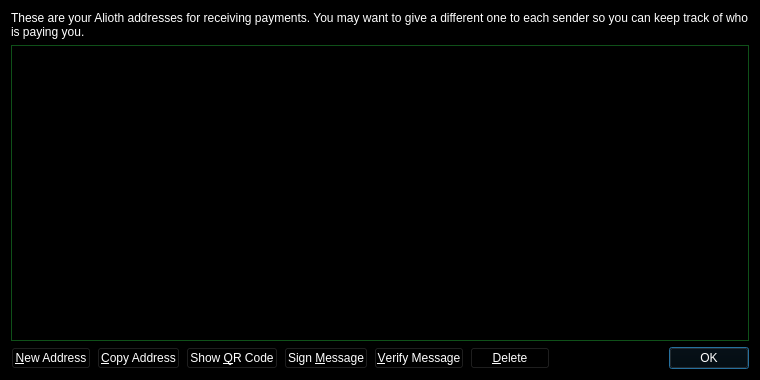
<?xml version="1.0" encoding="UTF-8"?>
<ui version="4.0">
 <class>AddressBookPage</class>
 <widget class="QWidget" name="AddressBookPage">
  <property name="geometry">
   <rect>
    <x>0</x>
    <y>0</y>
    <width>760</width>
    <height>380</height>
   </rect>
  </property>
  <property name="palette">
   <palette>
    <active>
     <colorrole role="WindowText">
      <brush brushstyle="SolidPattern">
       <color alpha="255">
        <red>255</red>
        <green>255</green>
        <blue>255</blue>
       </color>
      </brush>
     </colorrole>
     <colorrole role="Button">
      <brush brushstyle="SolidPattern">
       <color alpha="255">
        <red>0</red>
        <green>0</green>
        <blue>0</blue>
       </color>
      </brush>
     </colorrole>
     <colorrole role="Light">
      <brush brushstyle="SolidPattern">
       <color alpha="255">
        <red>0</red>
        <green>0</green>
        <blue>0</blue>
       </color>
      </brush>
     </colorrole>
     <colorrole role="Midlight">
      <brush brushstyle="SolidPattern">
       <color alpha="255">
        <red>0</red>
        <green>0</green>
        <blue>0</blue>
       </color>
      </brush>
     </colorrole>
     <colorrole role="Dark">
      <brush brushstyle="SolidPattern">
       <color alpha="255">
        <red>0</red>
        <green>0</green>
        <blue>0</blue>
       </color>
      </brush>
     </colorrole>
     <colorrole role="Mid">
      <brush brushstyle="SolidPattern">
       <color alpha="255">
        <red>0</red>
        <green>0</green>
        <blue>0</blue>
       </color>
      </brush>
     </colorrole>
     <colorrole role="Text">
      <brush brushstyle="SolidPattern">
       <color alpha="255">
        <red>255</red>
        <green>255</green>
        <blue>255</blue>
       </color>
      </brush>
     </colorrole>
     <colorrole role="BrightText">
      <brush brushstyle="SolidPattern">
       <color alpha="255">
        <red>255</red>
        <green>255</green>
        <blue>255</blue>
       </color>
      </brush>
     </colorrole>
     <colorrole role="ButtonText">
      <brush brushstyle="SolidPattern">
       <color alpha="255">
        <red>255</red>
        <green>255</green>
        <blue>255</blue>
       </color>
      </brush>
     </colorrole>
     <colorrole role="Base">
      <brush brushstyle="SolidPattern">
       <color alpha="255">
        <red>0</red>
        <green>0</green>
        <blue>0</blue>
       </color>
      </brush>
     </colorrole>
     <colorrole role="Window">
      <brush brushstyle="SolidPattern">
       <color alpha="255">
        <red>0</red>
        <green>0</green>
        <blue>0</blue>
       </color>
      </brush>
     </colorrole>
     <colorrole role="Shadow">
      <brush brushstyle="SolidPattern">
       <color alpha="255">
        <red>0</red>
        <green>0</green>
        <blue>0</blue>
       </color>
      </brush>
     </colorrole>
     <colorrole role="AlternateBase">
      <brush brushstyle="SolidPattern">
       <color alpha="255">
        <red>0</red>
        <green>0</green>
        <blue>0</blue>
       </color>
      </brush>
     </colorrole>
     <colorrole role="ToolTipBase">
      <brush brushstyle="SolidPattern">
       <color alpha="255">
        <red>255</red>
        <green>255</green>
        <blue>220</blue>
       </color>
      </brush>
     </colorrole>
     <colorrole role="ToolTipText">
      <brush brushstyle="SolidPattern">
       <color alpha="255">
        <red>0</red>
        <green>0</green>
        <blue>0</blue>
       </color>
      </brush>
     </colorrole>
    </active>
    <inactive>
     <colorrole role="WindowText">
      <brush brushstyle="SolidPattern">
       <color alpha="255">
        <red>255</red>
        <green>255</green>
        <blue>255</blue>
       </color>
      </brush>
     </colorrole>
     <colorrole role="Button">
      <brush brushstyle="SolidPattern">
       <color alpha="255">
        <red>0</red>
        <green>0</green>
        <blue>0</blue>
       </color>
      </brush>
     </colorrole>
     <colorrole role="Light">
      <brush brushstyle="SolidPattern">
       <color alpha="255">
        <red>0</red>
        <green>0</green>
        <blue>0</blue>
       </color>
      </brush>
     </colorrole>
     <colorrole role="Midlight">
      <brush brushstyle="SolidPattern">
       <color alpha="255">
        <red>0</red>
        <green>0</green>
        <blue>0</blue>
       </color>
      </brush>
     </colorrole>
     <colorrole role="Dark">
      <brush brushstyle="SolidPattern">
       <color alpha="255">
        <red>0</red>
        <green>0</green>
        <blue>0</blue>
       </color>
      </brush>
     </colorrole>
     <colorrole role="Mid">
      <brush brushstyle="SolidPattern">
       <color alpha="255">
        <red>0</red>
        <green>0</green>
        <blue>0</blue>
       </color>
      </brush>
     </colorrole>
     <colorrole role="Text">
      <brush brushstyle="SolidPattern">
       <color alpha="255">
        <red>255</red>
        <green>255</green>
        <blue>255</blue>
       </color>
      </brush>
     </colorrole>
     <colorrole role="BrightText">
      <brush brushstyle="SolidPattern">
       <color alpha="255">
        <red>255</red>
        <green>255</green>
        <blue>255</blue>
       </color>
      </brush>
     </colorrole>
     <colorrole role="ButtonText">
      <brush brushstyle="SolidPattern">
       <color alpha="255">
        <red>255</red>
        <green>255</green>
        <blue>255</blue>
       </color>
      </brush>
     </colorrole>
     <colorrole role="Base">
      <brush brushstyle="SolidPattern">
       <color alpha="255">
        <red>0</red>
        <green>0</green>
        <blue>0</blue>
       </color>
      </brush>
     </colorrole>
     <colorrole role="Window">
      <brush brushstyle="SolidPattern">
       <color alpha="255">
        <red>0</red>
        <green>0</green>
        <blue>0</blue>
       </color>
      </brush>
     </colorrole>
     <colorrole role="Shadow">
      <brush brushstyle="SolidPattern">
       <color alpha="255">
        <red>0</red>
        <green>0</green>
        <blue>0</blue>
       </color>
      </brush>
     </colorrole>
     <colorrole role="AlternateBase">
      <brush brushstyle="SolidPattern">
       <color alpha="255">
        <red>0</red>
        <green>0</green>
        <blue>0</blue>
       </color>
      </brush>
     </colorrole>
     <colorrole role="ToolTipBase">
      <brush brushstyle="SolidPattern">
       <color alpha="255">
        <red>255</red>
        <green>255</green>
        <blue>220</blue>
       </color>
      </brush>
     </colorrole>
     <colorrole role="ToolTipText">
      <brush brushstyle="SolidPattern">
       <color alpha="255">
        <red>0</red>
        <green>0</green>
        <blue>0</blue>
       </color>
      </brush>
     </colorrole>
    </inactive>
    <disabled>
     <colorrole role="WindowText">
      <brush brushstyle="SolidPattern">
       <color alpha="255">
        <red>0</red>
        <green>0</green>
        <blue>0</blue>
       </color>
      </brush>
     </colorrole>
     <colorrole role="Button">
      <brush brushstyle="SolidPattern">
       <color alpha="255">
        <red>0</red>
        <green>0</green>
        <blue>0</blue>
       </color>
      </brush>
     </colorrole>
     <colorrole role="Light">
      <brush brushstyle="SolidPattern">
       <color alpha="255">
        <red>0</red>
        <green>0</green>
        <blue>0</blue>
       </color>
      </brush>
     </colorrole>
     <colorrole role="Midlight">
      <brush brushstyle="SolidPattern">
       <color alpha="255">
        <red>0</red>
        <green>0</green>
        <blue>0</blue>
       </color>
      </brush>
     </colorrole>
     <colorrole role="Dark">
      <brush brushstyle="SolidPattern">
       <color alpha="255">
        <red>0</red>
        <green>0</green>
        <blue>0</blue>
       </color>
      </brush>
     </colorrole>
     <colorrole role="Mid">
      <brush brushstyle="SolidPattern">
       <color alpha="255">
        <red>0</red>
        <green>0</green>
        <blue>0</blue>
       </color>
      </brush>
     </colorrole>
     <colorrole role="Text">
      <brush brushstyle="SolidPattern">
       <color alpha="255">
        <red>0</red>
        <green>0</green>
        <blue>0</blue>
       </color>
      </brush>
     </colorrole>
     <colorrole role="BrightText">
      <brush brushstyle="SolidPattern">
       <color alpha="255">
        <red>255</red>
        <green>255</green>
        <blue>255</blue>
       </color>
      </brush>
     </colorrole>
     <colorrole role="ButtonText">
      <brush brushstyle="SolidPattern">
       <color alpha="255">
        <red>0</red>
        <green>0</green>
        <blue>0</blue>
       </color>
      </brush>
     </colorrole>
     <colorrole role="Base">
      <brush brushstyle="SolidPattern">
       <color alpha="255">
        <red>0</red>
        <green>0</green>
        <blue>0</blue>
       </color>
      </brush>
     </colorrole>
     <colorrole role="Window">
      <brush brushstyle="SolidPattern">
       <color alpha="255">
        <red>0</red>
        <green>0</green>
        <blue>0</blue>
       </color>
      </brush>
     </colorrole>
     <colorrole role="Shadow">
      <brush brushstyle="SolidPattern">
       <color alpha="255">
        <red>0</red>
        <green>0</green>
        <blue>0</blue>
       </color>
      </brush>
     </colorrole>
     <colorrole role="AlternateBase">
      <brush brushstyle="SolidPattern">
       <color alpha="255">
        <red>0</red>
        <green>0</green>
        <blue>0</blue>
       </color>
      </brush>
     </colorrole>
     <colorrole role="ToolTipBase">
      <brush brushstyle="SolidPattern">
       <color alpha="255">
        <red>255</red>
        <green>255</green>
        <blue>220</blue>
       </color>
      </brush>
     </colorrole>
     <colorrole role="ToolTipText">
      <brush brushstyle="SolidPattern">
       <color alpha="255">
        <red>0</red>
        <green>0</green>
        <blue>0</blue>
       </color>
      </brush>
     </colorrole>
    </disabled>
   </palette>
  </property>
  <property name="windowTitle">
   <string>Address Book</string>
  </property>
  <layout class="QVBoxLayout" name="verticalLayout">
   <item>
    <widget class="QLabel" name="labelExplanation">
     <property name="text">
      <string>These are your Alioth addresses for receiving payments. You may want to give a different one to each sender so you can keep track of who is paying you.</string>
     </property>
     <property name="textFormat">
      <enum>Qt::PlainText</enum>
     </property>
     <property name="wordWrap">
      <bool>true</bool>
     </property>
    </widget>
   </item>
   <item>
    <widget class="QTableView" name="tableView">
     <property name="palette">
      <palette>
       <active>
        <colorrole role="WindowText">
         <brush brushstyle="SolidPattern">
          <color alpha="255">
           <red>255</red>
           <green>255</green>
           <blue>255</blue>
          </color>
         </brush>
        </colorrole>
        <colorrole role="Button">
         <brush brushstyle="SolidPattern">
          <color alpha="255">
           <red>19</red>
           <green>104</green>
           <blue>32</blue>
          </color>
         </brush>
        </colorrole>
        <colorrole role="Light">
         <brush brushstyle="SolidPattern">
          <color alpha="255">
           <red>28</red>
           <green>156</green>
           <blue>48</blue>
          </color>
         </brush>
        </colorrole>
        <colorrole role="Midlight">
         <brush brushstyle="SolidPattern">
          <color alpha="255">
           <red>23</red>
           <green>130</green>
           <blue>40</blue>
          </color>
         </brush>
        </colorrole>
        <colorrole role="Dark">
         <brush brushstyle="SolidPattern">
          <color alpha="255">
           <red>9</red>
           <green>52</green>
           <blue>16</blue>
          </color>
         </brush>
        </colorrole>
        <colorrole role="Mid">
         <brush brushstyle="SolidPattern">
          <color alpha="255">
           <red>12</red>
           <green>69</green>
           <blue>21</blue>
          </color>
         </brush>
        </colorrole>
        <colorrole role="Text">
         <brush brushstyle="SolidPattern">
          <color alpha="255">
           <red>255</red>
           <green>255</green>
           <blue>255</blue>
          </color>
         </brush>
        </colorrole>
        <colorrole role="BrightText">
         <brush brushstyle="SolidPattern">
          <color alpha="255">
           <red>255</red>
           <green>255</green>
           <blue>255</blue>
          </color>
         </brush>
        </colorrole>
        <colorrole role="ButtonText">
         <brush brushstyle="SolidPattern">
          <color alpha="255">
           <red>255</red>
           <green>255</green>
           <blue>255</blue>
          </color>
         </brush>
        </colorrole>
        <colorrole role="Base">
         <brush brushstyle="SolidPattern">
          <color alpha="255">
           <red>0</red>
           <green>0</green>
           <blue>0</blue>
          </color>
         </brush>
        </colorrole>
        <colorrole role="Window">
         <brush brushstyle="SolidPattern">
          <color alpha="255">
           <red>19</red>
           <green>104</green>
           <blue>32</blue>
          </color>
         </brush>
        </colorrole>
        <colorrole role="Shadow">
         <brush brushstyle="SolidPattern">
          <color alpha="255">
           <red>0</red>
           <green>0</green>
           <blue>0</blue>
          </color>
         </brush>
        </colorrole>
        <colorrole role="AlternateBase">
         <brush brushstyle="SolidPattern">
          <color alpha="255">
           <red>9</red>
           <green>52</green>
           <blue>16</blue>
          </color>
         </brush>
        </colorrole>
        <colorrole role="ToolTipBase">
         <brush brushstyle="SolidPattern">
          <color alpha="255">
           <red>255</red>
           <green>255</green>
           <blue>220</blue>
          </color>
         </brush>
        </colorrole>
        <colorrole role="ToolTipText">
         <brush brushstyle="SolidPattern">
          <color alpha="255">
           <red>0</red>
           <green>0</green>
           <blue>0</blue>
          </color>
         </brush>
        </colorrole>
       </active>
       <inactive>
        <colorrole role="WindowText">
         <brush brushstyle="SolidPattern">
          <color alpha="255">
           <red>255</red>
           <green>255</green>
           <blue>255</blue>
          </color>
         </brush>
        </colorrole>
        <colorrole role="Button">
         <brush brushstyle="SolidPattern">
          <color alpha="255">
           <red>19</red>
           <green>104</green>
           <blue>32</blue>
          </color>
         </brush>
        </colorrole>
        <colorrole role="Light">
         <brush brushstyle="SolidPattern">
          <color alpha="255">
           <red>28</red>
           <green>156</green>
           <blue>48</blue>
          </color>
         </brush>
        </colorrole>
        <colorrole role="Midlight">
         <brush brushstyle="SolidPattern">
          <color alpha="255">
           <red>23</red>
           <green>130</green>
           <blue>40</blue>
          </color>
         </brush>
        </colorrole>
        <colorrole role="Dark">
         <brush brushstyle="SolidPattern">
          <color alpha="255">
           <red>9</red>
           <green>52</green>
           <blue>16</blue>
          </color>
         </brush>
        </colorrole>
        <colorrole role="Mid">
         <brush brushstyle="SolidPattern">
          <color alpha="255">
           <red>12</red>
           <green>69</green>
           <blue>21</blue>
          </color>
         </brush>
        </colorrole>
        <colorrole role="Text">
         <brush brushstyle="SolidPattern">
          <color alpha="255">
           <red>255</red>
           <green>255</green>
           <blue>255</blue>
          </color>
         </brush>
        </colorrole>
        <colorrole role="BrightText">
         <brush brushstyle="SolidPattern">
          <color alpha="255">
           <red>255</red>
           <green>255</green>
           <blue>255</blue>
          </color>
         </brush>
        </colorrole>
        <colorrole role="ButtonText">
         <brush brushstyle="SolidPattern">
          <color alpha="255">
           <red>255</red>
           <green>255</green>
           <blue>255</blue>
          </color>
         </brush>
        </colorrole>
        <colorrole role="Base">
         <brush brushstyle="SolidPattern">
          <color alpha="255">
           <red>0</red>
           <green>0</green>
           <blue>0</blue>
          </color>
         </brush>
        </colorrole>
        <colorrole role="Window">
         <brush brushstyle="SolidPattern">
          <color alpha="255">
           <red>19</red>
           <green>104</green>
           <blue>32</blue>
          </color>
         </brush>
        </colorrole>
        <colorrole role="Shadow">
         <brush brushstyle="SolidPattern">
          <color alpha="255">
           <red>0</red>
           <green>0</green>
           <blue>0</blue>
          </color>
         </brush>
        </colorrole>
        <colorrole role="AlternateBase">
         <brush brushstyle="SolidPattern">
          <color alpha="255">
           <red>9</red>
           <green>52</green>
           <blue>16</blue>
          </color>
         </brush>
        </colorrole>
        <colorrole role="ToolTipBase">
         <brush brushstyle="SolidPattern">
          <color alpha="255">
           <red>255</red>
           <green>255</green>
           <blue>220</blue>
          </color>
         </brush>
        </colorrole>
        <colorrole role="ToolTipText">
         <brush brushstyle="SolidPattern">
          <color alpha="255">
           <red>0</red>
           <green>0</green>
           <blue>0</blue>
          </color>
         </brush>
        </colorrole>
       </inactive>
       <disabled>
        <colorrole role="WindowText">
         <brush brushstyle="SolidPattern">
          <color alpha="255">
           <red>9</red>
           <green>52</green>
           <blue>16</blue>
          </color>
         </brush>
        </colorrole>
        <colorrole role="Button">
         <brush brushstyle="SolidPattern">
          <color alpha="255">
           <red>19</red>
           <green>104</green>
           <blue>32</blue>
          </color>
         </brush>
        </colorrole>
        <colorrole role="Light">
         <brush brushstyle="SolidPattern">
          <color alpha="255">
           <red>28</red>
           <green>156</green>
           <blue>48</blue>
          </color>
         </brush>
        </colorrole>
        <colorrole role="Midlight">
         <brush brushstyle="SolidPattern">
          <color alpha="255">
           <red>23</red>
           <green>130</green>
           <blue>40</blue>
          </color>
         </brush>
        </colorrole>
        <colorrole role="Dark">
         <brush brushstyle="SolidPattern">
          <color alpha="255">
           <red>9</red>
           <green>52</green>
           <blue>16</blue>
          </color>
         </brush>
        </colorrole>
        <colorrole role="Mid">
         <brush brushstyle="SolidPattern">
          <color alpha="255">
           <red>12</red>
           <green>69</green>
           <blue>21</blue>
          </color>
         </brush>
        </colorrole>
        <colorrole role="Text">
         <brush brushstyle="SolidPattern">
          <color alpha="255">
           <red>9</red>
           <green>52</green>
           <blue>16</blue>
          </color>
         </brush>
        </colorrole>
        <colorrole role="BrightText">
         <brush brushstyle="SolidPattern">
          <color alpha="255">
           <red>255</red>
           <green>255</green>
           <blue>255</blue>
          </color>
         </brush>
        </colorrole>
        <colorrole role="ButtonText">
         <brush brushstyle="SolidPattern">
          <color alpha="255">
           <red>9</red>
           <green>52</green>
           <blue>16</blue>
          </color>
         </brush>
        </colorrole>
        <colorrole role="Base">
         <brush brushstyle="SolidPattern">
          <color alpha="255">
           <red>19</red>
           <green>104</green>
           <blue>32</blue>
          </color>
         </brush>
        </colorrole>
        <colorrole role="Window">
         <brush brushstyle="SolidPattern">
          <color alpha="255">
           <red>19</red>
           <green>104</green>
           <blue>32</blue>
          </color>
         </brush>
        </colorrole>
        <colorrole role="Shadow">
         <brush brushstyle="SolidPattern">
          <color alpha="255">
           <red>0</red>
           <green>0</green>
           <blue>0</blue>
          </color>
         </brush>
        </colorrole>
        <colorrole role="AlternateBase">
         <brush brushstyle="SolidPattern">
          <color alpha="255">
           <red>19</red>
           <green>104</green>
           <blue>32</blue>
          </color>
         </brush>
        </colorrole>
        <colorrole role="ToolTipBase">
         <brush brushstyle="SolidPattern">
          <color alpha="255">
           <red>255</red>
           <green>255</green>
           <blue>220</blue>
          </color>
         </brush>
        </colorrole>
        <colorrole role="ToolTipText">
         <brush brushstyle="SolidPattern">
          <color alpha="255">
           <red>0</red>
           <green>0</green>
           <blue>0</blue>
          </color>
         </brush>
        </colorrole>
       </disabled>
      </palette>
     </property>
     <property name="contextMenuPolicy">
      <enum>Qt::CustomContextMenu</enum>
     </property>
     <property name="toolTip">
      <string>Double-click to edit address or label</string>
     </property>
     <property name="tabKeyNavigation">
      <bool>false</bool>
     </property>
     <property name="selectionMode">
      <enum>QAbstractItemView::SingleSelection</enum>
     </property>
     <property name="selectionBehavior">
      <enum>QAbstractItemView::SelectRows</enum>
     </property>
     <property name="sortingEnabled">
      <bool>true</bool>
     </property>
     <attribute name="verticalHeaderVisible">
      <bool>false</bool>
     </attribute>
    </widget>
   </item>
   <item>
    <layout class="QHBoxLayout" name="horizontalLayout">
     <item>
      <widget class="QPushButton" name="newAddressButton">
       <property name="toolTip">
        <string>Create a new address</string>
       </property>
       <property name="text">
        <string>&amp;New Address</string>
       </property>
      </widget>
     </item>
     <item>
      <widget class="QPushButton" name="copyToClipboard">
       <property name="toolTip">
        <string>Copy the currently selected address to the system clipboard</string>
       </property>
       <property name="text">
        <string>&amp;Copy Address</string>
       </property>
      </widget>
     </item>
     <item>
      <widget class="QPushButton" name="showQRCode">
       <property name="text">
        <string>Show &amp;QR Code</string>
       </property>
      </widget>
     </item>
     <item>
      <widget class="QPushButton" name="signMessage">
       <property name="toolTip">
        <string>Sign a message to prove you own a Alioth address</string>
       </property>
       <property name="text">
        <string>Sign &amp;Message</string>
       </property>
      </widget>
     </item>
     <item>
      <widget class="QPushButton" name="verifyMessage">
       <property name="toolTip">
        <string>Verify a message to ensure it was signed with a specified Alioth address</string>
       </property>
       <property name="text">
        <string>&amp;Verify Message</string>
       </property>
      </widget>
     </item>
     <item>
      <widget class="QPushButton" name="deleteButton">
       <property name="toolTip">
        <string>Delete the currently selected address from the list</string>
       </property>
       <property name="text">
        <string>&amp;Delete</string>
       </property>
      </widget>
     </item>
     <item>
      <spacer name="horizontalSpacer">
       <property name="orientation">
        <enum>Qt::Horizontal</enum>
       </property>
       <property name="sizeHint" stdset="0">
        <size>
         <width>40</width>
         <height>20</height>
        </size>
       </property>
      </spacer>
     </item>
     <item>
      <widget class="QDialogButtonBox" name="buttonBox">
       <property name="sizePolicy">
        <sizepolicy hsizetype="Maximum" vsizetype="Fixed">
         <horstretch>0</horstretch>
         <verstretch>0</verstretch>
        </sizepolicy>
       </property>
       <property name="standardButtons">
        <set>QDialogButtonBox::Ok</set>
       </property>
      </widget>
     </item>
    </layout>
   </item>
  </layout>
 </widget>
 <resources/>
 <connections/>
</ui>
